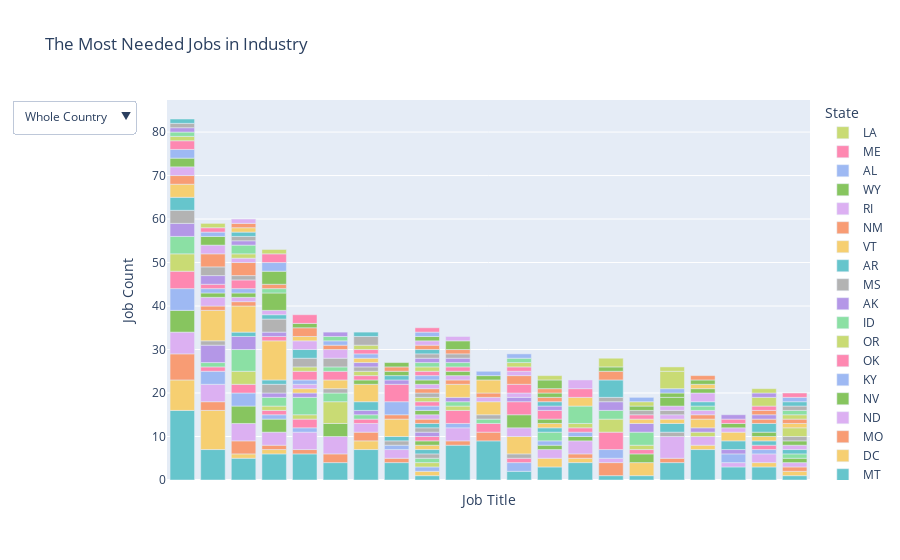

The notebook cell this image was saved under:
### Code cell
# =========================
# Initial figure
# =========================

fig = px.bar(
    data_frame = df_temp,
    x = 'title',
    y = 'count',
    title = 'The Most Needed Jobs in Industry',
    color = 'state',
    color_discrete_sequence = px.colors.qualitative.Pastel,
    labels = {
        'title': 'Job Title',
        'count': 'Job Count',
        'state': 'State',
        'sum': 'Job Count (Whole Country)'
    },
    # Extra data to show
    hover_data = ['sum']
)

# =========================
# Add button selector
# =========================

# https://plotly.com/python/dropdowns/
button_list = []

for i in fig.data:
    button_list.append(
        dict(
            label = i.name, # type: ignore
            method = 'restyle',
            args = [{
                # Filter jobs based on state
                'visible': [ i.name == j.name for j in fig.data ] # type: ignore
            }]
        )
    )

# Sort dropdown list alphabetically
# button_list = sorted(button_list, key = lambda i: i['label'])

# Add whole country at the beginning of dropdown
button_list.insert(
    0,
    dict(
        label = 'Whole Country',
        method = 'restyle',
        args = [{
            # Show jobs on all states
            'visible': [ True for i in fig.data ]
        }],
    )
)

# =========================
# Update layout
# =========================

fig.update_layout(
    # https://plotly.com/python/reference/layout/xaxis/
    xaxis = {
        'showticklabels': False,
        # Zoom to the first 20 data
        'range': [-0.5, 20.5],
        # Doesn't seem to work
        'side': 'bottom'
    },
    # https://plotly.com/python/reference/layout/updatemenus/
    updatemenus = [{
        'buttons': button_list
    }],
    # https://plotly.com/python/reference/#layout-legend
    legend = {
        'traceorder': 'reversed'
    }
)

fig.show()
